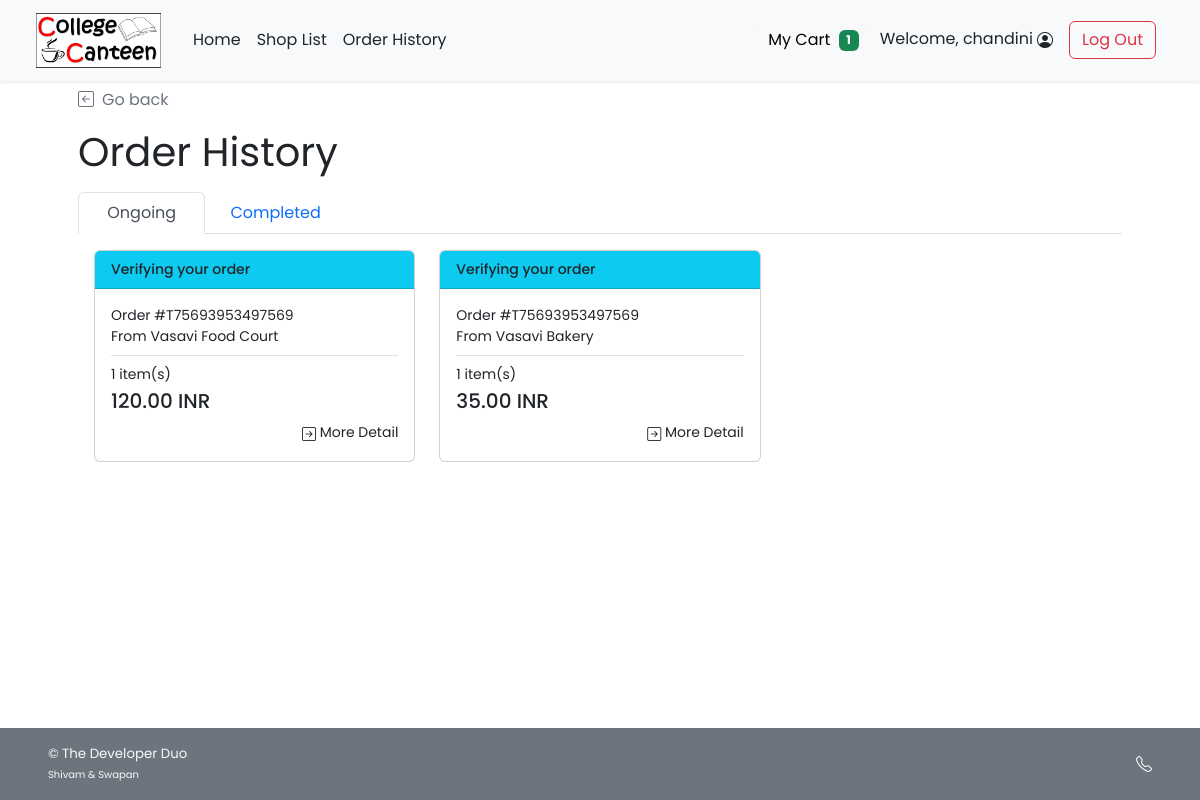
/cust_order_history.php (signed in), run on the app's committed database.
### tables this page shows
CREATE TABLE `order_header` (
  `orh_id` int(11) NOT NULL,
  `c_id` int(11) NOT NULL,
  `s_id` int(11) NOT NULL,
  `p_id` int(11) NOT NULL,
  `orh_ordertime` timestamp NOT NULL DEFAULT current_timestamp(),
  `orh_orderstatus` varchar(45) NOT NULL,
  `orh_finishedtime` datetime DEFAULT NULL,
  `t_id` varchar(45) NOT NULL
);

CREATE TABLE `shop` (
  `s_username` varchar(45) NOT NULL,
  `s_pwd` varchar(45) NOT NULL,
  `s_name` varchar(100) NOT NULL,
  `s_location` varchar(100) NOT NULL,
  `s_email` varchar(100) NOT NULL,
  `s_phoneno` varchar(45) NOT NULL,
  `s_pic` text DEFAULT NULL,
  `s_id` int(11) NOT NULL
);

### cust_order_history.php (the view, shortened to what this page needs)
<!DOCTYPE html>
<html lang="en">
<head>
    <?php
    include("conn_db.php");
    include('head.php');
    ?>
    <link href="css/main.css" rel="stylesheet">
    <link href="css/menu.css" rel="stylesheet">
</head>
<body class="d-flex flex-column h-100">
    <?php include('nav_header.php')?>
    <div class="container px-5 py-4" id="shop-body">
        <a class="nav nav-item text-decoration-none text-muted mb-3" href="order_success.php" onclick="history.back();">
            <i class="bi bi-arrow-left-square me-2"></i>Go back
        </a>
        <div class="mb-3 text-wrap" id="shop-header">
            <h2 class="display-6 strong fw-normal">Order History</h2>
        </div>
        <nav>
            <div class="nav nav-tabs" id="nav-tab" role="tablist">
                <button class="nav-link active px-4" id="ongoing-tab" data-bs-toggle="tab" data-bs-target="#nav-ongoing"
                    type="button" role="tab" aria-controls="nav-ongoing"
                    aria-selected="true">&nbsp;Ongoing&nbsp;</button>
                <button class="nav-link px-4" id="completed-tab" data-bs-toggle="tab" data-bs-target="#nav-completed"
                    type="button" role="tab" aria-controls="nav-completed" aria-selected="true">Completed</button>
            </div>
        </nav>
        <div class="tab-content" id="nav-tabContent">
            <div class="tab-pane fade show active p-3" id="nav-ongoing" role="tabpanel" aria-labelledby="ongoing-tab">
                <?php
                $ongoing_query = "SELECT * FROM order_header WHERE c_id = {$_SESSION['cid']} AND orh_orderstatus <> 'FNSH';";
                $ongoing_result = $mysqli -> query($ongoing_query);
                $ongoing_num = $ongoing_result -> num_rows;
                if($ongoing_num>0){
            ?>
                <div class="row row-cols-1 row-cols-md-3">
                    <?php while($og_row = $ongoing_result -> fetch_array()){ ?>
                    <div class="col">
                        <a href="cust_order_detail.php?orh_id=<?php echo $og_row["orh_id"]?>"
                            class="text-dark text-decoration-none">
                            <div class="card mb-3">
                                <?php if($og_row["orh_orderstatus"]=="VRFY"){ ?>
                                <div class="card-header bg-info text-dark justify-content-between">
                                  <small class="me-auto d-flex" style="font-weight: 500;">Verifying your order</small>
                                </div>
                                <?php  } else if($og_row["orh_orderstatus"]=="ACPT"){ ?>
                                <div class="card-header bg-secondary text-dark justify-content-between">
                                    <small class="me-auto d-flex" style="font-weight: 500;">Accepted your order</small>
                                </div>
                                <?php }else if($og_row["orh_orderstatus"]=="PREP"){?>
                                <div class="card-header bg-warning justify-content-between">
                                    <small class="me-auto d-flex" style="font-weight: 500;">Preparing your order</small>
                                </div>
                                <?php }else if($og_row["orh_orderstatus"]=="RDPK"){?>
                                <div class="card-header bg-primary text-white justify-content-between">
                                    <small class="me-auto d-flex" style="font-weight: 500;">Your order is ready for
                                        pick-up</small>
                                </div>
                                <?php }else if($og_row["orh_orderstatus"]=="CNCL"){?>
                                <div class="card-header bg-danger text-white justify-content-between">
                                    <small class="me-auto d-flex" style="font-weight: 500;">Order Cancelled</small>
                                </div>
                                <?php }else{?>
                                <div class="card-header bg-success text-white justify-content-between">
                                    <small class="me-auto d-flex" style="font-weight: 500;">Order Finished</small>
                                </div><?php } ?>
                                <div class="card-body">
                                    <div class="card-text row row-cols-1 small">
                                        <div class="col">Order #<?php echo $og_row["t_id"];?></div>
                                        <div class="col mb-2">From
                                            <?php
                                            $shop_query = "SELECT s_name FROM shop WHERE s_id = {$og_row['s_id']};";
                                            $shop_arr = $mysqli -> query($shop_query) -> fetch_array();
                                            echo $shop_arr["s_name"];
                                        ?>
                                        </div>
                                        <?php
                                        $ord_query = "SELECT COUNT(*) AS cnt,SUM(ord_amount*ord_buyprice) AS gt FROM order_detail
                                        WHERE orh_id = {$og_row['orh_id']}";
                                        $ord_arr = $mysqli -> query($ord_query) -> fetch_array();
                                    ?>
                                        <div class="col pt-2 border-top"><?php echo $ord_arr["cnt"]?> item(s)</div>
                                        <div class="col mt-1 mb-2"><strong class="h5"><?php echo $ord_arr["gt"]?>
                                                INR</strong></div>
                                        <div class="col text-end">
                                            <a href="cust_order_detail.php?orh_id=<?php echo $og_row["orh_id"]?>"
                                                class="text-dark text-decoration-none">
                                                <i class="bi bi-arrow-right-square"></i> More Detail
                                            </a>
                                        </div>
                                    </div>
                                </div>
                            </div>
                        </a>
                    </div>
                    <?php } ?>
                </div>
                <?php } ?>
            </div>
        </div>
    </div>
    <footer
        class="footer d-flex flex-wrap justify-content-between align-items-center px-5 py-3 mt-auto bg-secondary text-light">
        <span class="smaller-font">&copy; The Developer Duo <br /><span class="xsmall-font">Shivam & Swapan</span></span>
        <ul class="nav justify-content-end list-unstyled d-flex">
            <li class="ms-3">
                <a class="text-light" target="_blank" href="https://mail.google.com/mail/u/0/?tab=rm&ogbl#inbox">
                    <i class="bi bi-telephone"></i>
                </a>
            </li>
        </ul>
    </footer>
</body>
</html>

### css/main.css (style rules this page uses)
html { height: 100%; }
body { height: 100%; padding-top: 4rem; margin-bottom: -50px; font-family: 'Poppins', 'Noto Sans Thai', sans-serif; }
a { cursor: pointer; }
.bi { vertical-align: -.125em; fill: currentColor; }
.smaller-font { font-size: smaller; }
.xsmall-font { font-size: x-small; }

### css/menu.css (style rules this page uses)
html, body { height: 100%; }

### data on the page
order_header: orh_orderstatus "Verifying your order", t "T75693953497569", s.s_name "Vasavi Food Court", cnt "1", gt "120.00"
order_header: orh_orderstatus "Verifying your order", t "T75693953497569", s.s_name "Vasavi Bakery", cnt "1", gt "35.00"

### other printed values
$incart_amt "1"
$_SESSION['firstname'] "chandini"
